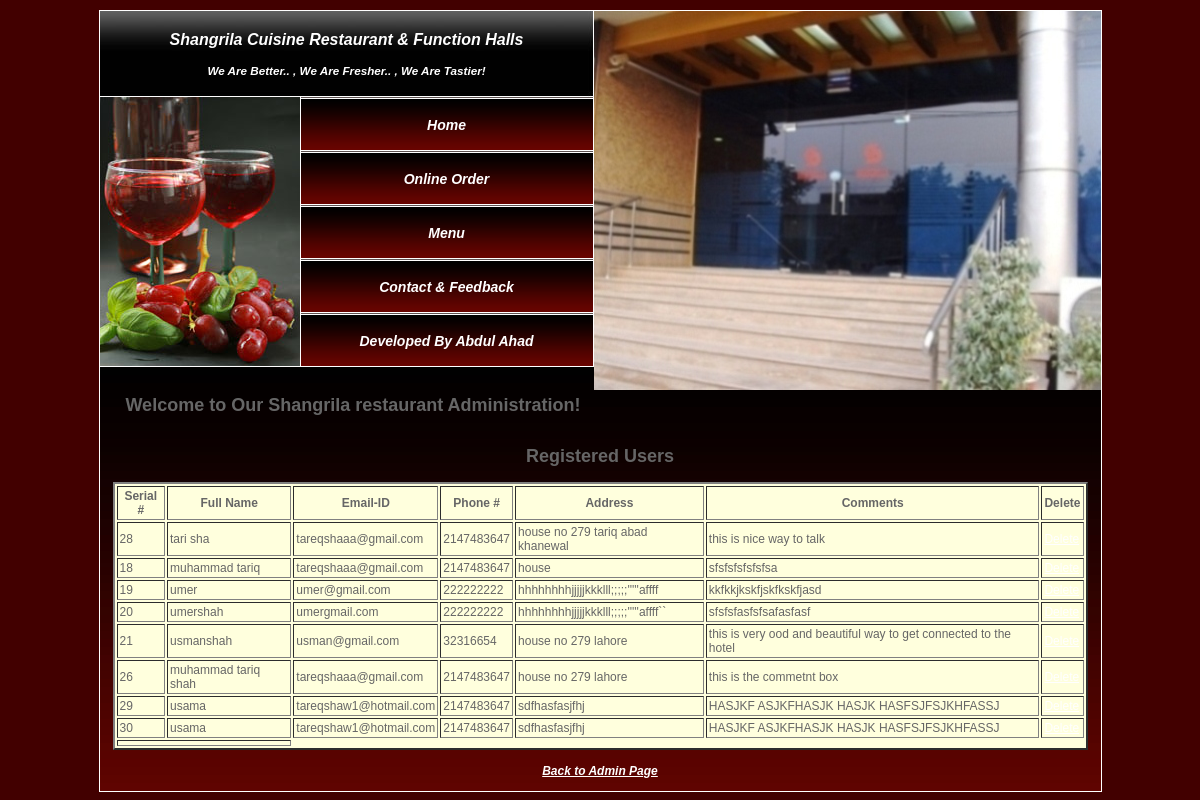
/view_feedback111.php, run on the app's committed database.
### tables this page shows
CREATE TABLE IF NOT EXISTS `feedback` (
  `feedback_id` int(40) NOT NULL AUTO_INCREMENT,
  `feedback_name` varchar(40) NOT NULL,
  `feedback_email` varchar(40) NOT NULL,
  `feedback_phone` int(15) NOT NULL,
  `feedback_address` varchar(40) NOT NULL,
  `feedback_comments` varchar(300) NOT NULL,
  PRIMARY KEY (`feedback_id`),
  KEY `feedback_phone` (`feedback_phone`)
);

### view_feedback111.php (the view, shortened to what this page needs)
<!DOCTYPE html PUBLIC "-//W3C//DTD XHTML 1.0 Strict//EN" "http://www.w3.org/TR/xhtml1/DTD/xhtml1-strict.dtd">
<html xmlns="http://www.w3.org/1999/xhtml">
<head>
<link href="styles.css" rel="stylesheet" type="text/css" />
</head>
<body>
<div id="header" style="height:auto">
<div id="head_right">
</div>
<div id="head_left">
<div id="logo"><a href="#">Shangrila Cuisine Restaurant & Function Halls</a>
		<h2><a href="#"><h3>we are better.. , we are fresher.. , we are tastier!</h3></a></h2>
    </div>
    <div id="buttons">
           <?php include("navigation3.php"); ?>
		</div>
</div>
</div>
<div id="main">
  <div id="content">
    <div >
			<center><h2>Welcome to Our Shangrila restaurant Administration!</h2></center>
			<center>  <?php
$con=mysql_connect("localhost","root","") or die("Cant connect");
$query="select * from feedback";
$result=mysql_query($query, $con) or die("Error in query: $query".mysql_error());
if(mysql_num_rows($result)<=0)
	echo "No Record found.";
else
	{	echo "<table border='2' bgcolor='ffffdd' cellspacing='2' cellpadding='2' align='center'><caption ><h2>Registered Users</h2></caption>";
		echo "<tr><th>Serial #</th><th>Full Name</th><th>Email-ID</th><th>Phone #</th><th>Address</th><th>Comments</th><th>Delete</th></tr>";
		while($rows=mysql_fetch_array($result))
		{	echo "<tr>
			<td>".$rows['feedback_id']."</td><td>".$rows['feedback_name']."</td><td>".$rows['feedback_email']."</td><td>".$rows['feedback_phone']."</td>
			<td>".$rows['feedback_address']."</td><td>".$rows['feedback_comments']."</td>
			<td><a href='delete_feedback.php?id=".$rows['feedback_id']."' onclick='return confirm(&quot Are you sure want to delete?&quot;)'>Delete</a></td>
			</tr>" ;
		}
		echo "<tr><td colspan='2' align='center'></table>" ;
	}
echo '
</center><br /><center>';
?>
<a href="admin.php" class="button" style="width:150px; margin:10px;"><em><b>Back to Admin Page</b></em></a>
</center>
    </div>
</div>
</div>
</body>
</html>

### styles.css (style rules this page uses)
a:link { color: #ffffff; }
body { margin-top: 10px; font: 12px Tahoma, Arial, Helvetica, sans-serif; color: #666666; background:#420000; }
#main { margin: 0 auto; width: 1001px; background: #ffffff; border: 1px solid #ffffff; }
#header { width: 1001px; margin: 0 auto; height: 400px; background: url(images/header.jpg) no-repeat left bottom; border-left: 1px solid #ffffff; border-right: 1px solid #ffffff; border-top: 1px solid #ffffff; }
#logo { height: 66px; text-align: center; padding-top: 20px; }
#head_right { width: 507px; float:right; background:url(images/3.JPG) no-repeat; height: 410px; }
#head_left { background:url(images/menu_top.jpg) no-repeat top right; width: 494px; height: 355px; }
#head_left a { text-decoration: none; text-transform: capitalize; font-style: italic; font-size: 16px; color: #FFFFFF; font-weight: bold; }
#head_left H2 a { font-size: 10px; }
#buttons { width: 269px; margin-left: 200px; }
#content { background: #670400 url(images/con_bg.jpg) repeat-x top; width: 975px; padding: 13px; }

### data on the page
feedback: feedback_id "28", feedback_name "tari sha", feedback_email "tareqshaaa@gmail.com", feedback_phone "2147483647", feedback_address "house no 279 tariq abad khanewal", feedback_comments "this is nice way to talk"
feedback: feedback_id "18", feedback_name "muhammad tariq", feedback_email "tareqshaaa@gmail.com", feedback_phone "2147483647", feedback_address "house", feedback_comments "sfsfsfsfsfsfsa"
feedback: feedback_id "19", feedback_name "umer", feedback_email "umer@gmail.com", feedback_phone "222222222", feedback_address "hhhhhhhhjjjjjkkklll;;;;;'''''affff", feedback_comments "kkfkkjkskfjskfkskfjasd"
feedback: feedback_id "20", feedback_name "umershah", feedback_email "umergmail.com", feedback_phone "222222222", feedback_address "hhhhhhhhjjjjjkkklll;;;;;'''''affff``", feedback_comments "sfsfsfasfsfsafasfasf"
feedback: feedback_id "21", feedback_name "usmanshah", feedback_email "usman@gmail.com", feedback_phone "32316654", feedback_address "house no 279 lahore", feedback_comments "this is very ood and beautiful way to get connected to the hotel"
feedback: feedback_id "26", feedback_name "muhammad tariq shah", feedback_email "tareqshaaa@gmail.com", feedback_phone "2147483647", feedback_address "house no 279 lahore", feedback_comments "this is the commetnt box"
feedback: feedback_id "29", feedback_name "usama", feedback_email "tareqshaw1@hotmail.com", feedback_phone "2147483647", feedback_address "sdfhasfasjfhj", feedback_comments "HASJKF ASJKFHASJK HASJK HASFSJFSJKHFASSJ"
feedback: feedback_id "30", feedback_name "usama", feedback_email "tareqshaw1@hotmail.com", feedback_phone "2147483647", feedback_address "sdfhasfasjfhj", feedback_comments "HASJKF ASJKFHASJK HASJK HASFSJFSJKHFASSJ"
